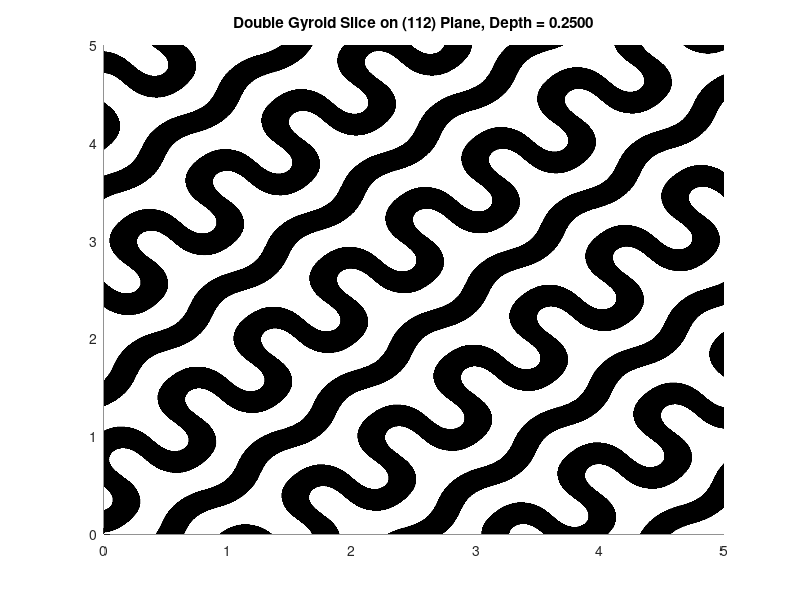
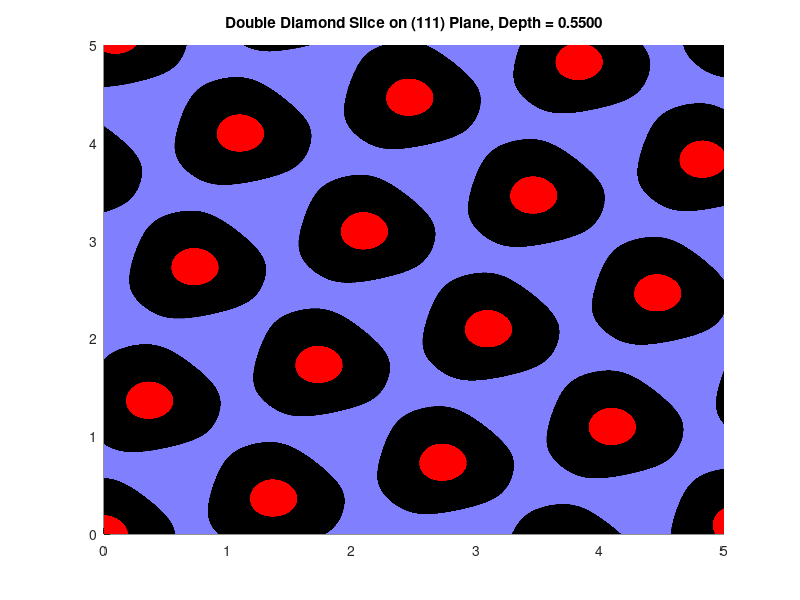

Source code (MATLAB) for these figures, in order:
%Each function in this program contains a description of what it does, 
%please read through the program to get a better understanding of what each
%function does and the overall capabilites of the program.

% Version 1.0.0 (July 24, 2023)


function blockCopolymerSlicer
% This is equivalent to a main() or runner() function, the code in this
% fuction will be executed when the program is run.

    [MIN_BLOCK_VOL_FRAC, SLICES, SLICE_DEPTH, NUM_CELLS, INVERT_COLOR, ...
     MINORITY_BLOCK_COLOR_1, MINORITY_BLOCK_COLOR_2, ...
     MAJORITY_BLOCK_COLOR, NETWORK_TYPE] = setup(); 
    % Calling setup will save default values into these named variables.
    % They can be used, but do not have to be. 
    
    filePath = 'C:\'; % Modify this filePath to save figures to your desired location
    
    %Below are two examples to show some functionality of this program. 

    plotSlice(1,1,2,0.4,5,0.25,'double gyroid',false);
    %This plots a slice of the double gyroid network on the (112) plane.
    %The volume fraction of the minority network is 0.4, five unit cells
    %are plotted in the x and y directions, and the slice occurs 1/4 of the
    %way through a unit cell (depth = 0.25). The minority networks are 
    % white and the majority network is black (invertColor = false).

    plotSliceColorNetworks(1,1,1,0.42,5,0.55,'dd',MINORITY_BLOCK_COLOR_1,MINORITY_BLOCK_COLOR_2,MAJORITY_BLOCK_COLOR);
    %This plots a slice of the double diamond network on the (111) plane.
    %The volume fraction of the minority network is 0.42, five unit cells
    %are plotted in the x and y directions, and the slice occurs near the
    %center of a unit cell (depth = 0.55). The networks are colored using
    %the default colors located in the setup() function below.   

end


function [MIN_BLOCK_VOL_FRAC, SLICES, SLICE_DEPTH, NUM_CELLS, INVERT_COLOR, ...
     MINORITY_BLOCK_COLOR_1, MINORITY_BLOCK_COLOR_2, ...
     MAJORITY_BLOCK_COLOR, NETWORK_TYPE] = setup()
% This function can be useful to assign variables to values to be used in
% calling other functions in the program. It is not necessary to use this
% function, and values can be directly input as parameters when calling
% functions in the blockCopolymerSlicer function. Each variable is
% described below:

    MIN_BLOCK_VOL_FRAC = 0.4; 
    %Input minority block volume fraction.
    
    SLICES = 51; 
    % This is the number of slices made within a unit cell when using 
    % exportSlices.
    % Default: 51
    
    SLICE_DEPTH = 0.25; 
    % This is the position within a unit cell where the slice will be made for
    % plotSlice and similar functions that make a single slice. It is measured
    % from the bottom of the unit cell.
    % Give slice depth as a fraction of a unit cell (must be between 0 and 1).
    
    NUM_CELLS = 5; 
    % Number of unit cells plotted in x and y directions. Minimum = 1.
    
    MINORITY_BLOCK_COLOR_1 = [0.5,0.5,1]; 
    % Color for one minority block network, given as an RGB triplet in a 1x3 vector.
    % Used in any of the functions that color the networks separately.
    % NOTE: In Matlab, R,G, and B must be in the range [0,1], not [0,255].
    % Default: [0.5,0.5,1] (light blue)
    
    MINORITY_BLOCK_COLOR_2 = [1,0,0]; 
    % Color for other minority block network, given as an RGB triplet in a 1x3 vector.
    % Used in any of the functions that color the networks separately.
    % NOTE: In Matlab, R,G, and B must be in the range [0,1], not [0,255].
    % Default: [1,0,0] (red)
    
    MAJORITY_BLOCK_COLOR = [0,0,0];
    % Color for the majority block network, given as an RGB triplet in a 1x3 vector. 
    % Used in any of the functions that color the networks separately.
    % NOTE: In Matlab, R,G, and B must be in the range [0,1], not [0,255].
    % Default: [0,0,0] (black)
    
    NETWORK_TYPE = 'double gyroid';
    % Which network is going to be sliced, either double diamond or 
    % double gyroid. Not case sensitive.
    % For double diamond, the program recognizes: "diamond", "double
    % diamond", and "dd"
    % For double gyroid, the program recognizes: "gyroid", "double gyroid",
    % and "dg"

    INVERT_COLOR = false;
    % Invert black and white in plotSlice, exportSlice, and plotAndSaveSlice.
    % This is a logical value (true/false) that inverts the color of the plot. 
    % When false, minority networks are white and the majority network is 
    % black. When true, minority networks are black and the majority
    % network is white.

end


function type = interpretNetworkType(networkType)
% THIS FUNCTION SHOULD NOT BE CALLED DIRECTLY
% This function interprets the network type input by the user. It could 
% be modified to accept more phrases.
% Inputs:
% networkType - A string that identifies the network type to be sliced
% Outputs:
% type - A string that identifies the network type to be sliced using only
% 'diamond' or 'gyroid' so that the program can interpret this later on

    inputType = lower(networkType);
    
    if strcmp(inputType,'diamond') || strcmp(inputType,'double diamond') || strcmp(inputType,'dd')

        type = 'diamond';

    elseif strcmp(inputType,'gyroid') || strcmp(inputType,'double gyroid') || strcmp(inputType,'dg')

        type = 'gyroid';

    else

        error("Network type could not be recongized. For double diamond, the program " + ...
            "recognizes: diamond, double diamond, and dd. For double gyroid, the program " + ...
            "recognizes: gyroid, double gyroid, and dg. It is not case sensitive.");

    end


end


function t = calculateT(minBlockVolFrac,type)
% THIS FUNCTION SHOULD NOT BE CALLED DIRECTLY
% This function converts the user input minority block volume fraction 
% into a constant to be used in the level set equations.
% Inputs:
% minBlockVolFrac - The volume fraction of the minority block
% type - A string that identifies the network type to be sliced, either
% 'diamond' or 'gyroid'.
% Outputs:
% t - A constant that is used in the level set equation to produce a plot.

    if minBlockVolFrac > 0.5 || minBlockVolFrac < 0

        error("The minority block volume fraction must be between 0 and 0.5, although values " + ...
            "should be in the range 0.33 to 0.42, which is where the double diamond and " + ...
            "double gyroid typically occur.")

    elseif minBlockVolFrac > 0.45 || minBlockVolFrac < 0.3

        warning("It is recommended that the minority block volume fraction is between " + ...
            "0.33 and 0.42, which is where the double diamond and double gyroid typically occur.")

    end


    if strcmp(type,'diamond')

        if minBlockVolFrac < 0.11

            warning("This simulation produces inaccurate results for the " + ...
                "double diamond network if the minority block volume fraction" + ...
            " is set below 0.11. It is recommended that the minority " + ...
            "block volume fraction is between 0.33 and 0.42, which is " + ...
            "where the double diamond and double gyroid typically occur.")

        end

        t = -1.1784*minBlockVolFrac + 1.1971;

    else 

        t = -1.4355*minBlockVolFrac + 1.4888;

    end

end


function [uHat,vHat,wHat] = rotate001toNewAxis(newAxis)
% THIS FUNCTION SHOULD NOT BE CALLED DIRECTLY
% This function rotates the coordinate system such that the 3D slicing 
% plane can be properly displayed in 2D without distortion.
% Inputs:
% newAxis - The normal vector to the plane that is being sliced, given as a
% vertical 3x1 vector.
% Outputs:
% uHat - This is the modified x axis, x', in the new coordinate system.
% vHat - This is the modified y axis, y', in the new coordinate system.
% wHat - This is the modified z axis, z', in the new coordinate system.

    if newAxis == [0;0;0]

        error("(000) is Not a Valid Direction, Please Use a Non-zero Value.");

    elseif newAxis(1) == 0 && newAxis(2) == 0 

        uHat = [1;0;0];
        vHat = [0;1;0];
        wHat = [0;0;1];

    else

        n = [0;0;1];
        normN = norm(n);
        nHat = n/normN;
    
        k = newAxis;
        normK = norm(k);
        kHat = k/normK;
    
        b = cross(kHat,nHat);
        bHat = b/norm(b);

        theta = acosd(dot(kHat,nHat));
    
        q0 = cosd(theta/2);
        q1 = sind(theta/2)*bHat(1);
        q2 = sind(theta/2)*bHat(2);
        q3 = sind(theta/2)*bHat(3);
    
        Q = zeros(3,3);
        Q(1,1) = -(q0*q0+q1*q1-q2*q2-q3*q3);
        Q(1,2) = -2*(q1*q2-q0*q3);
        Q(1,3) = -2*(q1*q3+q0*q2);
        Q(2,1) = -2*(q1*q2+q0*q3);
        Q(2,2) = -(q0*q0-q1*q1+q2*q2-q3*q3);
        Q(2,3) = -2*(q2*q3-q0*q1);
        Q(3,1) = 2*(q1*q3-q0*q2);
        Q(3,2) = 2*(q2*q3+q0*q1);
        Q(3,3) = q0*q0-q1*q1-q2*q2+q3*q3;
    
        uHat = Q*[1;0;0];
        vHat = Q*[0;1;0];
        wHat = Q*[0;0;1];
    
        % x' = (u(1)*x+u(2)*y+u(3)*z);
        % y' = (v(1)*x+v(2)*y+v(3)*z);
        % z' = (w(1)*x+w(2)*y+w(3)*z);

    end

end


function plotSlice(index1,index2,index3,minBlockVolFrac,cells,sliceDepth,networkType,invertColor)
% Produces an image of the double diamond or double gyroid sliced on the
% given plane. 
% Inputs:
% index1 - The first index (Miller Index) of the plane to be sliced.
% index2 - The second index (Miller Index) of the plane to be sliced.
% index3 - The third index (Miller Index) of the plane to be sliced.
% minBlockVolFrac - The volume fraction of the minority block.
% cells - The number of unit cells to be plotted in the x and y directions.
% sliceDepth - The position of the slice within the unit cell, given as a
% fraction or decimal between 0 and 1.
% networkType - The kind of network, either double diamond or double
% gyroid, given as a string.
% invertColor - Logical value (true/false) that inverts the color of the plot. 
% When false, minority networks are white and the majority network is 
% black. When true, minority networks are black and the majority
% network is white.
% Outputs:
% None

    if sliceDepth > 1 || sliceDepth < 0

        error("Slice Depth Must be a Fraction or Decimal With Value in the Range 0 to 1.")

    elseif ~islogical(invertColor)

        error("invertColor must be a logical value (either true or false)." + ...
            " Do not use quotation marks.");

    end

    network = interpretNetworkType(networkType);

    t = calculateT(minBlockVolFrac,network);

    newAxis = [index1;index2;index3];

    [u,v,w] = rotate001toNewAxis(newAxis);

    range = sqrt(index1*index1+index2*index2+index3*index3);

    z = sliceDepth*range;

    if cells >=1

        resolution = round(cells)/2000;
    
    else
    
        error("Invalid Number of Cells, You Must Plot at Least One Cell.");
    
    end
    
    points = 0:resolution:cells;  
    [x,y] = meshgrid(points);  

    if strcmp(network,'diamond')

        value = sin(pi*(u(1)*x+u(2)*y+u(3)*z)).* ...
        sin(pi*(v(1)*x+v(2)*y+v(3)*z)).*sin(pi*(w(1)*x+w(2)*y+w(3)*z)) ...
        +sin(pi*(u(1)*x+u(2)*y+u(3)*z)).*cos(pi*(v(1)*x+v(2)*y+v(3)*z)) ...
        .*cos(pi*(w(1)*x+w(2)*y+w(3)*z))+cos(pi*(u(1)*x+u(2)*y+u(3)*z)) ...
        .*sin(pi*(v(1)*x+v(2)*y+v(3)*z)).*cos(pi*(w(1)*x+w(2)*y+w(3)*z)) ...
        +cos(pi*(u(1)*x+u(2)*y+u(3)*z)).*cos(pi*(v(1)*x+v(2)*y+v(3)*z)) ...
        .*sin(pi*(w(1)*x+w(2)*y+w(3)*z));

    else

        value = sin(2*pi*(u(1)*x+u(2)*y+u(3)*z)).*cos(2*pi*(v(1)*x+v(2)*y+v(3)*z)) + ...
        sin(2*pi*(v(1)*x+v(2)*y+v(3)*z)).*cos(2*pi*(w(1)*x+w(2)*y+w(3)*z))+ ...
        sin(2*pi*(w(1)*x+w(2)*y+w(3)*z)).*cos(2*pi*(u(1)*x+u(2)*y+u(3)*z));

    end

    idx = double(abs(value)<t);
    
    figure();
    x0=100;
    y0=70;
    width=750;
    height=700;
    set(gcf,'position',[x0,y0,width,height])
    hold on;
    
    pcolor(x,y,idx);

    if invertColor

        map = [[0,0,0];[1,1,1]];

    else 
    
        map = [[1,1,1];[0,0,0]];

    end

    colormap(map);
    shading interp;

    if strcmp(network,'diamond')

        if (~(floor(index1)==index1 && floor(index2)==index2 && floor(index3)==index3))
    
            init = 'Double Diamond Slice on (%1.2f %1.2f %1.2f) Plane, Depth = %1.4f';
            str = sprintf(init,index1,index2,index3,z/range);
        
        elseif ((index1>=0) && (index2>=0) && (index3>=0) && (index1<10) && (index2<10) && (index3<10))
    
            init = 'Double Diamond Slice on (%d%d%d) Plane, Depth = %1.4f';
            str = sprintf(init,index1,index2,index3,z/range);
    
        else
    
            init = 'Double Diamond Slice on (%d %d %d) Plane, Depth = %1.4f';
            str = sprintf(init,index1,index2,index3,z/range);
    
        end
    
    else

        if (~(floor(index1)==index1 && floor(index2)==index2 && floor(index3)==index3))

            init = 'Double Gyroid Slice on (%1.2f %1.2f %1.2f) Plane, Depth = %1.4f';
            str = sprintf(init,index1,index2,index3,z/range);
    
        elseif ((index1>=0) && (index2>=0) && (index3>=0) && (index1<10) && (index2<10) && (index3<10))
    
            init = 'Double Gyroid Slice on (%d%d%d) Plane, Depth = %1.4f';
            str = sprintf(init,index1,index2,index3,z/range);
    
        else
    
            init = 'Double Gyroid Slice on (%d %d %d) Plane, Depth = %1.4f';
            str = sprintf(init,index1,index2,index3,z/range);
    
        end

    end

    title(str);
    xlim([0, cells]);
    ylim([0, cells]);

    hold off;

end


function exportSlices(index1,index2,index3,minBlockVolFrac,cells,numSlices,filePath,networkType,invertColor)
% Produces a series of images of the double diamond or double gyroid 
% sliced on the given plane at varying heights in the unit cells, and then 
% directly exports the figures to the specfied folder as '.tiff' images.
% WARNING: This function creates images named 1,2,3...etc. If there are
% already files with these name in the destination folder, they will be
% overwritten. Running the function twice with the same destination will
% lead to the second set of images overwriting the first.
% Inputs:
% index1 - The first index (Miller Index) of the plane to be sliced.
% index2 - The second index (Miller Index) of the plane to be sliced.
% index3 - The third index (Miller Index) of the plane to be sliced.
% minBlockVolFrac - The volume fraction of the minority block.
% cells - The number of unit cells to be plotted in the x and y directions.
% numSlices - Number of slices the unit cell is divided into.
% filePath - The file directory where the images will be saved, should be a
% folder.
% networkType - The kind of BCP network, either double diamond or double
% gyroid.
% invertColor - Boolean value that inverts the color of the plot. 
% When false, minority networks are white and the majority network is 
% black. When true, minority networks are black and the majority
% network is white.
% Outputs:
% None

    if ~islogical(invertColor)
    
        error("invertColor must be a logical value (either true or false)." + ...
            " Do not use quotation marks.");

    elseif numSlices < 3

        error("Must use at least 3 slices. For single slices, use plotAndSaveSlice.");
    
    end
    
    network = interpretNetworkType(networkType);
    
    t = calculateT(minBlockVolFrac,network);
    
    newAxis = [index1;index2;index3];
    
    [u,v,w] = rotate001toNewAxis(newAxis);
    
    range = sqrt(index1*index1+index2*index2+index3*index3);
    
    i = 1;
    
    step = range/(numSlices-1);
    
    slices = 0:step:range;
    
    if cells >=1
    
        resolution = round(cells)/2000;
    
    else
    
        error("Invalid Number of Cells, You Must Plot at Least One Cell.");
    
    end
    
    points = 0:resolution:cells;    
    [x,y] = meshgrid(points);  
    
    for z = slices

        if strcmp(network,'diamond')

            value = sin(pi*(u(1)*x+u(2)*y+u(3)*z)).* ...
            sin(pi*(v(1)*x+v(2)*y+v(3)*z)).*sin(pi*(w(1)*x+w(2)*y+w(3)*z)) ...
            +sin(pi*(u(1)*x+u(2)*y+u(3)*z)).*cos(pi*(v(1)*x+v(2)*y+v(3)*z)) ...
            .*cos(pi*(w(1)*x+w(2)*y+w(3)*z))+cos(pi*(u(1)*x+u(2)*y+u(3)*z)) ...
            .*sin(pi*(v(1)*x+v(2)*y+v(3)*z)).*cos(pi*(w(1)*x+w(2)*y+w(3)*z)) ...
            +cos(pi*(u(1)*x+u(2)*y+u(3)*z)).*cos(pi*(v(1)*x+v(2)*y+v(3)*z)) ...
            .*sin(pi*(w(1)*x+w(2)*y+w(3)*z)); 
    
        else
    
            value = sin(2*pi*(u(1)*x+u(2)*y+u(3)*z)).*cos(2*pi*(v(1)*x+v(2)*y+v(3)*z)) + ...
            sin(2*pi*(v(1)*x+v(2)*y+v(3)*z)).*cos(2*pi*(w(1)*x+w(2)*y+w(3)*z))+ ...
            sin(2*pi*(w(1)*x+w(2)*y+w(3)*z)).*cos(2*pi*(u(1)*x+u(2)*y+u(3)*z));
    
        end
    
        idx = double(abs(value)<t);
        
        figure();
        x0=100;
        y0=70;
        width=750;
        height=700;
        set(gcf,'position',[x0,y0,width,height])
        hold on;
        
        pcolor(x,y,idx);
      
        if invertColor

            map = [[0,0,0];[1,1,1]];
    
        else 
        
            map = [[1,1,1];[0,0,0]];

        end

        colormap(map);
        shading interp;

        if strcmp(network,'diamond')

            if (~(floor(index1)==index1 && floor(index2)==index2 && floor(index3)==index3))
        
                init = 'Double Diamond Slice on (%1.2f %1.2f %1.2f) Plane, Depth = %1.4f';
                str = sprintf(init,index1,index2,index3,z/range);
            
            elseif ((index1>=0) && (index2>=0) && (index3>=0) && (index1<10) && (index2<10) && (index3<10))
        
                init = 'Double Diamond Slice on (%d%d%d) Plane, Depth = %1.4f';
                str = sprintf(init,index1,index2,index3,z/range);
        
            else
        
                init = 'Double Diamond Slice on (%d %d %d) Plane, Depth = %1.4f';
                str = sprintf(init,index1,index2,index3,z/range);
        
            end
        
        else
    
            if (~(floor(index1)==index1 && floor(index2)==index2 && floor(index3)==index3))
    
                init = 'Double Gyroid Slice on (%1.2f %1.2f %1.2f) Plane, Depth = %1.4f';
                str = sprintf(init,index1,index2,index3,z/range);
        
            elseif ((index1>=0) && (index2>=0) && (index3>=0) && (index1<10) && (index2<10) && (index3<10))
        
                init = 'Double Gyroid Slice on (%d%d%d) Plane, Depth = %1.4f';
                str = sprintf(init,index1,index2,index3,z/range);
        
            else
        
                init = 'Double Gyroid Slice on (%d %d %d) Plane, Depth = %1.4f';
                str = sprintf(init,index1,index2,index3,z/range);
        
            end

        end
    
        title(str);
        xlim([0, cells]);
        ylim([0, cells]);
    
        hold off;
    
        imagewd = getframe(gcf); 
        
        specificName = '\\%d.tiff';
        newString = sprintf(specificName,i);
        fileLocation = strcat(filePath,newString);
        imwrite(imagewd.cdata, fileLocation);
    
        i= i+1;
    
        seq = mod(i,5);
    
        if seq == 0
    
            close all;
    
        end
    
    end
    
    close all;    

end


function plotAndSaveSlice(index1,index2,index3,minBlockVolFrac,cells,sliceDepth,filePath,networkType,invertColor)
% Produces an image of the double diamond or double gyroid sliced on the 
% given plane. It then directly exports the figures to the specfied folder 
% as a '.tiff' image. 
% Inputs:
% index1 - The first index (Miller Index) of the plane to be sliced.
% index2 - The second index (Miller Index) of the plane to be sliced.
% index3 - The third index (Miller Index) of the plane to be sliced.
% minBlockVolFrac - The volume fraction of the minority block.
% cells - The number of unit cells to be plotted in the x and y directions.
% sliceDepth - The position of the slice within the unit cell, given as a
% fraction or decimal between 0 and 1.
% networkType - The kind of BCP network, either double diamond or double
% gyroid.
% invertColor - Logical value (true/false) that inverts the color of the plot. 
% When false, minority networks are white and the majority network is 
% black. When true, minority networks are black and the majority
% network is white.
% Outputs:
% None

    if sliceDepth > 1 || sliceDepth < 0

        error("Slice Depth Must be a Fraction or Decimal With Value in the Range 0 to 1.")

    elseif ~islogical(invertColor)
    
        error("invertColor must be a logical value (either true or false)." + ...
            " Do not use quotation marks.");

    end

    network = interpretNetworkType(networkType);

    t = calculateT(minBlockVolFrac,network);

    newAxis = [index1;index2;index3];

    [u,v,w] = rotate001toNewAxis(newAxis);

    range = sqrt(index1*index1+index2*index2+index3*index3);

    z = sliceDepth*range;

    if cells >=1

        resolution = round(cells)/2000;
    
    else
    
        error("Invalid Number of Cells, You Must Plot at Least One Cell.");
    
    end
    
    points = 0:resolution:cells;  
    [x,y] = meshgrid(points);  % get 2-D mesh for x and y

    if strcmp(network,'diamond')

        value = sin(pi*(u(1)*x+u(2)*y+u(3)*z)).* ...
        sin(pi*(v(1)*x+v(2)*y+v(3)*z)).*sin(pi*(w(1)*x+w(2)*y+w(3)*z)) ...
        +sin(pi*(u(1)*x+u(2)*y+u(3)*z)).*cos(pi*(v(1)*x+v(2)*y+v(3)*z)) ...
        .*cos(pi*(w(1)*x+w(2)*y+w(3)*z))+cos(pi*(u(1)*x+u(2)*y+u(3)*z)) ...
        .*sin(pi*(v(1)*x+v(2)*y+v(3)*z)).*cos(pi*(w(1)*x+w(2)*y+w(3)*z)) ...
        +cos(pi*(u(1)*x+u(2)*y+u(3)*z)).*cos(pi*(v(1)*x+v(2)*y+v(3)*z)) ...
        .*sin(pi*(w(1)*x+w(2)*y+w(3)*z));

    else

        value = sin(2*pi*(u(1)*x+u(2)*y+u(3)*z)).*cos(2*pi*(v(1)*x+v(2)*y+v(3)*z)) + ...
        sin(2*pi*(v(1)*x+v(2)*y+v(3)*z)).*cos(2*pi*(w(1)*x+w(2)*y+w(3)*z))+ ...
        sin(2*pi*(w(1)*x+w(2)*y+w(3)*z)).*cos(2*pi*(u(1)*x+u(2)*y+u(3)*z));

    end
    
    idx = double(abs(value)<t);
    
    figure();
    x0=100;
    y0=70;
    width=750;
    height=700;
    set(gcf,'position',[x0,y0,width,height])
    hold on;
    
    pcolor(x,y,idx);

    if invertColor

        map = [[0,0,0];[1,1,1]];

    else 
    
        map = [[1,1,1];[0,0,0]];

    end

    colormap(map);
    shading interp;

    if strcmp(network,'diamond')

        init = 'Double Diamond Slice on (%1.2f %1.2f %1.2f) Plane, Depth = %1.4f';
        str = sprintf(init,index1,index2,index3,z/range);

    else

        init = 'Double Gyroid Slice on (%1.2f %1.2f %1.2f) Plane, Depth = %1.4f';
        str = sprintf(init,index1,index2,index3,z/range);

    end

    title(str);
    xlim([0, cells]);
    ylim([0, cells]);

    hold off;

    imagewd = getframe(gcf); 
    
    fileType = '.tiff';
    backslash = '\';
    newString = strcat(backslash,str,fileType);
    fileLocation = strcat(filePath,newString);
    imwrite(imagewd.cdata, fileLocation);

end


function plotSliceColorNetworks(index1,index2,index3,minBlockVolFrac,cells,sliceDepth,networkType,minorityColor1,minorityColor2,majorityColor)
% Produces an image of the double diamond or double gyroid sliced on the 
% given plane and colors each network a custom color.
% Inputs:
% index1 - The first index (Miller Index) of the plane to be sliced.
% index2 - The second index (Miller Index) of the plane to be sliced.
% index3 - The third index (Miller Index) of the plane to be sliced.
% minBlockVolFrac - The volume fraction of the minority block.
% cells - The number of unit cells to be plotted in the x and y directions.
% sliceDepth - The position of the slice within the unit cell, given as a
% fraction or decimal between 0 and 1.
% networkType - The kind of BCP network, either double diamond or double
% gyroid.
% minorityColor1 - Color for first minority block network, given as an 
% RGB triplet in a 1x3 vector.
% minorityColor2 - Color for second minority block network, given as an 
% RGB triplet in a 1x3 vector.
% majorityColor - Color for the majority block network, given as an 
% RGB triplet in a 1x3 vector.
% NOTE: In Matlab, R,G, and B must be in the range [0,1], not [0,255]. 
% Outputs:
% None

    if sliceDepth > 1 || sliceDepth < 0

        error("Slice Depth Must be a Fraction or Decimal With Value in the Range 0 to 1.");

    end

    network = interpretNetworkType(networkType);

    t = calculateT(minBlockVolFrac,network);

    newAxis = [index1;index2;index3];

    [u,v,w] = rotate001toNewAxis(newAxis);

    range = sqrt(index1*index1+index2*index2+index3*index3);

    z = sliceDepth*range;

    if cells >=1

        resolution = round(cells)/2000;
    
    else
    
        error("Invalid Number of Cells, You Must Plot at Least One Cell.");
    
    end
    
    points = 0:resolution:cells;  
    [x,y] = meshgrid(points);  % get 2-D mesh for x and y

    if strcmp(network,'diamond')

        value = sin(pi*(u(1)*x+u(2)*y+u(3)*z)).* ...
        sin(pi*(v(1)*x+v(2)*y+v(3)*z)).*sin(pi*(w(1)*x+w(2)*y+w(3)*z)) ...
        +sin(pi*(u(1)*x+u(2)*y+u(3)*z)).*cos(pi*(v(1)*x+v(2)*y+v(3)*z)) ...
        .*cos(pi*(w(1)*x+w(2)*y+w(3)*z))+cos(pi*(u(1)*x+u(2)*y+u(3)*z)) ...
        .*sin(pi*(v(1)*x+v(2)*y+v(3)*z)).*cos(pi*(w(1)*x+w(2)*y+w(3)*z)) ...
        +cos(pi*(u(1)*x+u(2)*y+u(3)*z)).*cos(pi*(v(1)*x+v(2)*y+v(3)*z)) ...
        .*sin(pi*(w(1)*x+w(2)*y+w(3)*z));

    else

        value = sin(2*pi*(u(1)*x+u(2)*y+u(3)*z)).*cos(2*pi*(v(1)*x+v(2)*y+v(3)*z)) + ...
        sin(2*pi*(v(1)*x+v(2)*y+v(3)*z)).*cos(2*pi*(w(1)*x+w(2)*y+w(3)*z))+ ...
        sin(2*pi*(w(1)*x+w(2)*y+w(3)*z)).*cos(2*pi*(u(1)*x+u(2)*y+u(3)*z));

    end

    idx = double(value>t);
    idx = idx - double(value<-t);
    
    figure();
    x0=100;
    y0=70;
    width=750;
    height=700;
    set(gcf,'position',[x0,y0,width,height])
    hold on;
    
    pcolor(x,y,idx);

    map = [minorityColor1;majorityColor;minorityColor2];

    colormap(map);
    shading interp;

    if strcmp(network,'diamond')

        if (~(floor(index1)==index1 && floor(index2)==index2 && floor(index3)==index3))
    
            init = 'Double Diamond Slice on (%1.2f %1.2f %1.2f) Plane, Depth = %1.4f';
            str = sprintf(init,index1,index2,index3,z/range);
        
        elseif ((index1>=0) && (index2>=0) && (index3>=0) && (index1<10) && (index2<10) && (index3<10))
    
            init = 'Double Diamond Slice on (%d%d%d) Plane, Depth = %1.4f';
            str = sprintf(init,index1,index2,index3,z/range);
    
        else
    
            init = 'Double Diamond Slice on (%d %d %d) Plane, Depth = %1.4f';
            str = sprintf(init,index1,index2,index3,z/range);
    
        end
    
    else

        if (~(floor(index1)==index1 && floor(index2)==index2 && floor(index3)==index3))

            init = 'Double Gyroid Slice on (%1.2f %1.2f %1.2f) Plane, Depth = %1.4f';
            str = sprintf(init,index1,index2,index3,z/range);
    
        elseif ((index1>=0) && (index2>=0) && (index3>=0) && (index1<10) && (index2<10) && (index3<10))
    
            init = 'Double Gyroid Slice on (%d%d%d) Plane, Depth = %1.4f';
            str = sprintf(init,index1,index2,index3,z/range);
    
        else
    
            init = 'Double Gyroid Slice on (%d %d %d) Plane, Depth = %1.4f';
            str = sprintf(init,index1,index2,index3,z/range);
    
        end

    end

    title(str);
    xlim([0, cells]);
    ylim([0, cells]);

    hold off;

end


function exportSlicesColorNetworks(index1,index2,index3,minBlockVolFrac,cells,numSlices,networkType,minorityColor1,minorityColor2,majorityColor,filePath)
% Produces a series of images of the double diamond or double gyroid
% sliced on the given plane at varying heights in the unit cells and 
% colors each network a custom color. It then directly exports the figures
% to the specfied folder as '.tiff' images.
% WARNING: This function creates images named 1,2,3...etc. If there are
% already files with these name in the destination folder, they will be
% overwritten. Running the function twice with the same destination will
% lead to the second set of images overwriting the first.
% Inputs:
% index1 - The first index (Miller Index) of the plane to be sliced.
% index2 - The second index (Miller Index) of the plane to be sliced.
% index3 - The third index (Miller Index) of the plane to be sliced.
% minBlockVolFrac - The volume fraction of the minority block.
% cells - The number of unit cells to be plotted in the x and y directions.
% numSlices - Number of slices the unit cell is divided into.
% networkType - The kind of BCP network, either double diamond or double
% gyroid.
% minorityColor1 - Color for first minority block network, given as an 
% RGB triplet in a 1x3 vector.
% minorityColor2 - Color for second minority block network, given as an 
% RGB triplet in a 1x3 vector.
% majorityColor - Color for the majority block network, given as an 
% RGB triplet in a 1x3 vector.
% NOTE: In Matlab, R,G, and B must be in the range [0,1], not [0,255]. 
% filePath - The file directory where the images will be saved, should be a
% folder.
% Outputs:
% None

    if numSlices < 3

        error("Must use at least 3 slices. To save single slices, use plotAndSaveSlice.");
    
    end
    
    network = interpretNetworkType(networkType);
    
    t = calculateT(minBlockVolFrac,network);
    
    newAxis = [index1;index2;index3];
    
    [u,v,w] = rotate001toNewAxis(newAxis);
    
    range = sqrt(index1*index1+index2*index2+index3*index3);
    
    i = 1;
    
    step = range/(numSlices-1);
    
    slices = 0:step:range;
    
    if cells >=1
    
        resolution = round(cells)/2000;
    
    else
    
        error("Invalid Number of Cells, You Must Plot at Least One Cell.");
    
    end
    
    points = 0:resolution:cells;    
    [x,y] = meshgrid(points);  % get 2-D mesh for x and y
    
    for z = slices

        if strcmp(network,'diamond')

            value = sin(pi*(u(1)*x+u(2)*y+u(3)*z)).* ...
            sin(pi*(v(1)*x+v(2)*y+v(3)*z)).*sin(pi*(w(1)*x+w(2)*y+w(3)*z)) ...
            +sin(pi*(u(1)*x+u(2)*y+u(3)*z)).*cos(pi*(v(1)*x+v(2)*y+v(3)*z)) ...
            .*cos(pi*(w(1)*x+w(2)*y+w(3)*z))+cos(pi*(u(1)*x+u(2)*y+u(3)*z)) ...
            .*sin(pi*(v(1)*x+v(2)*y+v(3)*z)).*cos(pi*(w(1)*x+w(2)*y+w(3)*z)) ...
            +cos(pi*(u(1)*x+u(2)*y+u(3)*z)).*cos(pi*(v(1)*x+v(2)*y+v(3)*z)) ...
            .*sin(pi*(w(1)*x+w(2)*y+w(3)*z));
    
        else
    
            value = sin(2*pi*(u(1)*x+u(2)*y+u(3)*z)).*cos(2*pi*(v(1)*x+v(2)*y+v(3)*z)) + ...
            sin(2*pi*(v(1)*x+v(2)*y+v(3)*z)).*cos(2*pi*(w(1)*x+w(2)*y+w(3)*z))+ ...
            sin(2*pi*(w(1)*x+w(2)*y+w(3)*z)).*cos(2*pi*(u(1)*x+u(2)*y+u(3)*z));
    
        end
    
         idx = double(value>t);
         idx = idx - double(value<-t);
        
        figure();
        x0=100;
        y0=70;
        width=750;
        height=700;
        set(gcf,'position',[x0,y0,width,height])
        hold on;
        
        pcolor(x,y,idx);
      
        map = [minorityColor1;majorityColor;minorityColor2];

        colormap(map);
        shading interp;

        if strcmp(network,'diamond')

            if (~(floor(index1)==index1 && floor(index2)==index2 && floor(index3)==index3))
        
                init = 'Double Diamond Slice on (%1.2f %1.2f %1.2f) Plane, Depth = %1.4f';
                str = sprintf(init,index1,index2,index3,z/range);
            
            elseif ((index1>=0) && (index2>=0) && (index3>=0) && (index1<10) && (index2<10) && (index3<10))
        
                init = 'Double Diamond Slice on (%d%d%d) Plane, Depth = %1.4f';
                str = sprintf(init,index1,index2,index3,z/range);
        
            else
        
                init = 'Double Diamond Slice on (%d %d %d) Plane, Depth = %1.4f';
                str = sprintf(init,index1,index2,index3,z/range);
        
            end
        
        else
    
            if (~(floor(index1)==index1 && floor(index2)==index2 && floor(index3)==index3))
    
                init = 'Double Gyroid Slice on (%1.2f %1.2f %1.2f) Plane, Depth = %1.4f';
                str = sprintf(init,index1,index2,index3,z/range);
        
            elseif ((index1>=0) && (index2>=0) && (index3>=0) && (index1<10) && (index2<10) && (index3<10))
        
                init = 'Double Gyroid Slice on (%d%d%d) Plane, Depth = %1.4f';
                str = sprintf(init,index1,index2,index3,z/range);
        
            else
        
                init = 'Double Gyroid Slice on (%d %d %d) Plane, Depth = %1.4f';
                str = sprintf(init,index1,index2,index3,z/range);
        
            end

        end
    
        title(str);
        xlim([0, cells]);
        ylim([0, cells]);
    
        hold off;
    
        imagewd = getframe(gcf); 
        
        specificName = '\\%d.tiff';
        newString = sprintf(specificName,i);
        fileLocation = strcat(filePath,newString);
        imwrite(imagewd.cdata, fileLocation);
    
        i= i+1;
    
        seq = mod(i,5);
    
        if seq == 0
    
            close all;
    
        end
    
    end
    
    close all;    

end


function plotAndSaveSliceColorNetworks(index1,index2,index3,minBlockVolFrac,cells,sliceDepth,networkType,minorityColor1,minorityColor2,majorityColor,filePath)
% Produces an image of the double gyroid or double diamond sliced on the 
% given plane, and colors each network a custom color. It then directly 
% exports the figure to the specfied folder as a '.tiff' image.
% Inputs:
% index1 - The first index (Miller Index) of the plane to be sliced.
% index2 - The second index (Miller Index) of the plane to be sliced.
% index3 - The third index (Miller Index) of the plane to be sliced.
% minBlockVolFrac - The volume fraction of the minority block.
% cells - The number of unit cells to be plotted in the x and y directions.
% sliceDepth - The position of the slice within the unit cell, given as a
% fraction or decimal between 0 and 1.
% networkType - The kind of BCP network, either double diamond or double
% gyroid.
% minorityColor1 - Color for first minority block network, given as an 
% RGB triplet in a 1x3 vector.
% minorityColor2 - Color for second minority block network, given as an 
% RGB triplet in a 1x3 vector.
% majorityColor - Color for the majority block network, given as an 
% RGB triplet in a 1x3 vector.
% NOTE: In Matlab, R,G, and B must be in the range [0,1], not [0,255]. 
% filePath - The file directory where the images will be saved, should be a
% folder.
% Outputs:
% None

    if sliceDepth > 1 || sliceDepth < 0

        error("Slice Depth Must be a Fraction or Decimal With Value in the Range 0 to 1.")

    end

    network = interpretNetworkType(networkType);

    t = calculateT(minBlockVolFrac,network);

    newAxis = [index1;index2;index3];

    [u,v,w] = rotate001toNewAxis(newAxis);

    range = sqrt(index1*index1+index2*index2+index3*index3);

    z = sliceDepth*range;

    if cells >=1

        resolution = round(cells)/2000;
    
    else
    
        error("Invalid Number of Cells, You Must Plot at Least One Cell.");
    
    end
    
    points = 0:resolution:cells;  
    [x,y] = meshgrid(points);  % get 2-D mesh for x and y

    if strcmp(network,'diamond')

        value = sin(pi*(u(1)*x+u(2)*y+u(3)*z)).* ...
        sin(pi*(v(1)*x+v(2)*y+v(3)*z)).*sin(pi*(w(1)*x+w(2)*y+w(3)*z)) ...
        +sin(pi*(u(1)*x+u(2)*y+u(3)*z)).*cos(pi*(v(1)*x+v(2)*y+v(3)*z)) ...
        .*cos(pi*(w(1)*x+w(2)*y+w(3)*z))+cos(pi*(u(1)*x+u(2)*y+u(3)*z)) ...
        .*sin(pi*(v(1)*x+v(2)*y+v(3)*z)).*cos(pi*(w(1)*x+w(2)*y+w(3)*z)) ...
        +cos(pi*(u(1)*x+u(2)*y+u(3)*z)).*cos(pi*(v(1)*x+v(2)*y+v(3)*z)) ...
        .*sin(pi*(w(1)*x+w(2)*y+w(3)*z)); 

    else

        value = sin(2*pi*(u(1)*x+u(2)*y+u(3)*z)).*cos(2*pi*(v(1)*x+v(2)*y+v(3)*z)) + ...
        sin(2*pi*(v(1)*x+v(2)*y+v(3)*z)).*cos(2*pi*(w(1)*x+w(2)*y+w(3)*z))+ ...
        sin(2*pi*(w(1)*x+w(2)*y+w(3)*z)).*cos(2*pi*(u(1)*x+u(2)*y+u(3)*z));

    end
    
    idx = double(value<t);
    idx = idx - double(value<-t);
    
    figure();
    x0=100;
    y0=70;
    width=750;
    height=700;
    set(gcf,'position',[x0,y0,width,height])
    hold on;
    
    pcolor(x,y,idx);

    map = [minorityColor1;majorityColor;minorityColor2];

    colormap(map);
    shading interp;

    if strcmp(network,'diamond')

        init = 'Double Diamond Slice on (%1.2f %1.2f %1.2f) Plane, Depth = %1.4f';
        str = sprintf(init,index1,index2,index3,z/range);

    else

        init = 'Double Gyroid Slice on (%1.2f %1.2f %1.2f) Plane, Depth = %1.4f';
        str = sprintf(init,index1,index2,index3,z/range);

    end

    title(str);
    xlim([0, cells]);
    ylim([0, cells]);

    hold off;

    imagewd = getframe(gcf); 
    
    fileType = '.tiff';
    backslash = '\';
    newString = strcat(backslash,str,fileType);
    fileLocation = strcat(filePath,newString);
    imwrite(imagewd.cdata, fileLocation);

end


function twoPlaneSlice(plane1Index1,plane1Index2,plane1Index3,sliceDepth1,networkType1,minBlockVolFrac1,plane2Index1,plane2Index2,plane2Index3,sliceDepth2,networkType2,minBlockVolFrac2,cells,xCoefficient,b,invertColor1,invertColor2)
% Produces an image of the double gyroid or double diamond sliced on two
% given planes, separated by a linear grain boundary. These two planes can
% be of the same network type (ie. both double diamond) or different 
% network types.
% Inputs:
% plane1Index1 - The first index (Miller Index) of the first plane to be sliced.
% plane1Index2 - The second index (Miller Index) of the first plane to be sliced.
% plane1Index3 - The third index (Miller Index) of the first plane to be sliced.
% sliceDepth1 - The position of the first slice within the unit cell, 
% given as a fraction or decimal between 0 and 1.
% networkType1 - The kind of network for the first network, either double 
% diamond or double gyroid.
% minBlockVolFrac1 - The volume fraction of the minority block for the 
% first network.
% plane2Index1 - The first index (Miller Index) of the second plane to be sliced.
% plane2Index2 - The second index (Miller Index) of the second plane to be sliced.
% plane2Index3 - The third index (Miller Index) of the second plane to be sliced.
% sliceDepth2 - The position of the second slice within the unit cell, 
% given as a fraction or decimal between 0 and 1.
% networkType2 - The kind of network for the second network, either double 
% diamond or double gyroid.
% minBlockVolFrac2 - The volume fraction of the minority block for the 
% second network.
% cells - The total number of unit cells to be plotted in the x and y 
% directions.
% xCoefficient - The grain boundary separating the two planes is a line
% given by the equation y = m*x+b. This variable is eqivalent to m.
% b - The grain boundary separating the two planes is a line given by the 
% equation y = m*x+b. This variable is eqivalent to b.
% invertColor1 - Logical value (true/false) that inverts the color of the 
% first network. When false, minority networks are white and the majority 
% network is black. When true, minority networks are black and the majority
% network is white.
% invertColor2 - Logical value (true/false) that inverts the color of the 
% second network. When false, minority networks are white and the majority 
% network is black. When true, minority networks are black and the majority
% network is white.
% Outputs:
% None

    if sliceDepth1 > 1 || sliceDepth1 < 0 || sliceDepth2 > 1 || sliceDepth2 < 0
    
        error("Slice Depth Must be a Fraction or Decimal With Value in the Range 0 to 1.")

    elseif ~(islogical(invertColor1) && islogical(invertColor2))

        error("invertColor must be a logical value (either true or false)." + ...
            " Do not use quotation marks.");
    
    end

    network1 = interpretNetworkType(networkType1);
    network2 = interpretNetworkType(networkType2);

    tPlane1 = calculateT(minBlockVolFrac1,network1);
    tPlane2 = calculateT(minBlockVolFrac2,network2);

    if cells >=1

        resolution = round(cells)/2000;
    
    else
    
        error("Invalid Number of Cells, You Must Plot at Least One Cell.");
    
    end

    figure();
    x0=100;
    y0=70;
    width=750;
    height=700;
    set(gcf,'position',[x0,y0,width,height])
    hold on;
    
    points = 0:resolution:cells;
    [x,y] = meshgrid(points);  % get 2-D mesh for x and y

    xMinusY = xCoefficient.*x-y; % y = A*x+b
    [rowIndices1, colIndices1] = find(xMinusY > -b); % y < A*x+b
    indicies1 = [rowIndices1, colIndices1];
    [rowIndices2, colIndices2] = find(xMinusY <= -b); % y >= A*x+b
    indicies2 = [rowIndices2,colIndices2];

    newAxis = [plane1Index1;plane1Index2;plane1Index3];

    [u,v,w] = rotate001toNewAxis(newAxis);

    range = sqrt(plane1Index1*plane1Index1+plane1Index2*plane1Index2+plane1Index3*plane1Index3);

    z = sliceDepth1*range;

    if strcmp(network1,'diamond')

        value = sin(pi*(u(1)*x+u(2)*y+u(3)*z)).* ...
        sin(pi*(v(1)*x+v(2)*y+v(3)*z)).*sin(pi*(w(1)*x+w(2)*y+w(3)*z)) ...
        +sin(pi*(u(1)*x+u(2)*y+u(3)*z)).*cos(pi*(v(1)*x+v(2)*y+v(3)*z)) ...
        .*cos(pi*(w(1)*x+w(2)*y+w(3)*z))+cos(pi*(u(1)*x+u(2)*y+u(3)*z)) ...
        .*sin(pi*(v(1)*x+v(2)*y+v(3)*z)).*cos(pi*(w(1)*x+w(2)*y+w(3)*z)) ...
        +cos(pi*(u(1)*x+u(2)*y+u(3)*z)).*cos(pi*(v(1)*x+v(2)*y+v(3)*z)) ...
        .*sin(pi*(w(1)*x+w(2)*y+w(3)*z));

    else

        value = sin(2*pi*(u(1)*x+u(2)*y+u(3)*z)).*cos(2*pi*(v(1)*x+v(2)*y+v(3)*z)) + ...
        sin(2*pi*(v(1)*x+v(2)*y+v(3)*z)).*cos(2*pi*(w(1)*x+w(2)*y+w(3)*z))+ ...
        sin(2*pi*(w(1)*x+w(2)*y+w(3)*z)).*cos(2*pi*(u(1)*x+u(2)*y+u(3)*z));

    end 

    idx = double(abs(value)<tPlane1);

    for row = 1:size(indicies1,1)

        idx(indicies1(row,1),indicies1(row,2)) = NaN; %set to NaN so it is not plotted

    end
    
    pcolor(x,y,idx);
    
    if invertColor1

        map = [[0,0,0];[1,1,1]];

    else 
    
        map = [[1,1,1];[0,0,0]];

    end

    colormap(map);
    shading interp;

    newAxis2 = [plane2Index1;plane2Index2;plane2Index3];

    [u,v,w] = rotate001toNewAxis(newAxis2);

    range2 = sqrt(plane2Index1*plane2Index1+plane2Index2*plane2Index2+plane2Index3*plane2Index3);

    z = sliceDepth2*range2;

    if strcmp(network2,'diamond')

        value2 = sin(pi*(u(1)*x+u(2)*y+u(3)*z)).* ...
        sin(pi*(v(1)*x+v(2)*y+v(3)*z)).*sin(pi*(w(1)*x+w(2)*y+w(3)*z)) ...
        +sin(pi*(u(1)*x+u(2)*y+u(3)*z)).*cos(pi*(v(1)*x+v(2)*y+v(3)*z)) ...
        .*cos(pi*(w(1)*x+w(2)*y+w(3)*z))+cos(pi*(u(1)*x+u(2)*y+u(3)*z)) ...
        .*sin(pi*(v(1)*x+v(2)*y+v(3)*z)).*cos(pi*(w(1)*x+w(2)*y+w(3)*z)) ...
        +cos(pi*(u(1)*x+u(2)*y+u(3)*z)).*cos(pi*(v(1)*x+v(2)*y+v(3)*z)) ...
        .*sin(pi*(w(1)*x+w(2)*y+w(3)*z));

    else

        value2 = sin(2*pi*(u(1)*x+u(2)*y+u(3)*z)).*cos(2*pi*(v(1)*x+v(2)*y+v(3)*z)) + ...
        sin(2*pi*(v(1)*x+v(2)*y+v(3)*z)).*cos(2*pi*(w(1)*x+w(2)*y+w(3)*z))+ ...
        sin(2*pi*(w(1)*x+w(2)*y+w(3)*z)).*cos(2*pi*(u(1)*x+u(2)*y+u(3)*z));

    end 

    idx = double(abs(value2)<tPlane2);

    for row = 1:size(indicies2,1)

        idx(indicies2(row,1),indicies2(row,2)) = NaN; %set to NaN so it is not plotted

    end
    
    pcolor(x,y,idx);
    
    if invertColor2

        map = [[0,0,0];[1,1,1]];

    else 
    
        map = [[1,1,1];[0,0,0]];

    end

    colormap(map);
    shading interp;

    if strcmp(network1,'diamond')

        type1 = 'Diamond';

    else 

        type1 = "Gyroid";

    end

    if strcmp(network2,'diamond')

        type2 = 'Diamond';

    else 

        type2 = "Gyroid";

    end

    init = 'Double %s Slice on (%1.2f %1.2f %1.2f) Plane, Depth = %1.4f, and Double %s Slice on (%1.2f %1.2f %1.2f) Plane, Depth = %1.4f.';
    str = sprintf(init,type1,plane1Index1,plane1Index2,plane1Index3,sliceDepth1,type2,plane2Index1,plane2Index2,plane2Index3,sliceDepth2);

    title(str);
    ax = gca;
    ax.TitleFontSizeMultiplier = .6;
    xlim([0, cells]);
    ylim([0, cells]);

    hold off;

end
